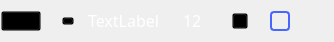
<?xml version="1.0" encoding="UTF-8"?>
<ui version="4.0">
 <class>PGChannelGroup</class>
 <widget class="QWidget" name="PGChannelGroup">
  <property name="geometry">
   <rect>
    <x>0</x>
    <y>0</y>
    <width>334</width>
    <height>40</height>
   </rect>
  </property>
  <property name="sizePolicy">
   <sizepolicy hsizetype="Maximum" vsizetype="Maximum">
    <horstretch>0</horstretch>
    <verstretch>0</verstretch>
   </sizepolicy>
  </property>
  <property name="maximumSize">
   <size>
    <width>16777215</width>
    <height>16777215</height>
   </size>
  </property>
  <property name="windowTitle">
   <string>Form</string>
  </property>
  <property name="styleSheet">
   <string notr="true"/>
  </property>
  <layout class="QVBoxLayout" name="verticalLayout">
   <property name="spacing">
    <number>0</number>
   </property>
   <property name="leftMargin">
    <number>0</number>
   </property>
   <property name="topMargin">
    <number>0</number>
   </property>
   <property name="rightMargin">
    <number>0</number>
   </property>
   <property name="bottomMargin">
    <number>0</number>
   </property>
   <item>
    <widget class="QWidget" name="widget_2" native="true">
     <property name="sizePolicy">
      <sizepolicy hsizetype="Preferred" vsizetype="Minimum">
       <horstretch>0</horstretch>
       <verstretch>0</verstretch>
      </sizepolicy>
     </property>
     <property name="styleSheet">
      <string notr="true">QWidget[highlighted=true]
{
background: #1b1b21;
}

QWidget 
{
background: transparent;
}
QListView
{
background: #272730;
border-color:transparent;
}

QWidget[hover-property=true]
{
border:1px solid #4a64ff;
}

</string>
     </property>
     <layout class="QVBoxLayout" name="verticalLayout_2">
      <property name="spacing">
       <number>0</number>
      </property>
      <property name="leftMargin">
       <number>1</number>
      </property>
      <property name="topMargin">
       <number>0</number>
      </property>
      <property name="rightMargin">
       <number>1</number>
      </property>
      <property name="bottomMargin">
       <number>0</number>
      </property>
      <item>
       <spacer name="verticalSpacer_2">
        <property name="orientation">
         <enum>Qt::Vertical</enum>
        </property>
        <property name="sizeType">
         <enum>QSizePolicy::Preferred</enum>
        </property>
        <property name="sizeHint" stdset="0">
         <size>
          <width>20</width>
          <height>7</height>
         </size>
        </property>
       </spacer>
      </item>
      <item>
       <widget class="QWidget" name="widget" native="true">
        <property name="sizePolicy">
         <sizepolicy hsizetype="Preferred" vsizetype="Minimum">
          <horstretch>0</horstretch>
          <verstretch>0</verstretch>
         </sizepolicy>
        </property>
        <property name="maximumSize">
         <size>
          <width>16777215</width>
          <height>16777215</height>
         </size>
        </property>
        <property name="styleSheet">
         <string notr="true">

QLabel
{  
  font-family: ArialMT;
  font-size: 16px;
  font-weight: normal;
  font-style: normal;
  text-align: left;
  color: #ffffff;
/*  background-color:green;*/
  border: 0px solid red;
  margin:0px;
  padding:0px;
}

QLabel:disabled
{
	color:rgb(85,85,85);
}
</string>
        </property>
        <layout class="QHBoxLayout" name="horizontalLayout_2">
         <property name="spacing">
          <number>0</number>
         </property>
         <property name="leftMargin">
          <number>0</number>
         </property>
         <property name="topMargin">
          <number>0</number>
         </property>
         <property name="rightMargin">
          <number>0</number>
         </property>
         <property name="bottomMargin">
          <number>0</number>
         </property>
         <item>
          <widget class="QWidget" name="wgChannelEnableGroup" native="true">
           <property name="sizePolicy">
            <sizepolicy hsizetype="Maximum" vsizetype="Preferred">
             <horstretch>0</horstretch>
             <verstretch>0</verstretch>
            </sizepolicy>
           </property>
           <layout class="QHBoxLayout" name="horizontalLayout">
            <property name="spacing">
             <number>0</number>
            </property>
            <property name="leftMargin">
             <number>0</number>
            </property>
            <property name="topMargin">
             <number>0</number>
            </property>
            <property name="rightMargin">
             <number>0</number>
            </property>
            <property name="bottomMargin">
             <number>0</number>
            </property>
            <item>
             <widget class="adiscope::SmallOnOffSwitch" name="enableBox">
              <property name="sizePolicy">
               <sizepolicy hsizetype="Minimum" vsizetype="Fixed">
                <horstretch>0</horstretch>
                <verstretch>0</verstretch>
               </sizepolicy>
              </property>
              <property name="maximumSize">
               <size>
                <width>40</width>
                <height>20</height>
               </size>
              </property>
              <property name="checkable">
               <bool>true</bool>
              </property>
              <property name="checked">
               <bool>true</bool>
              </property>
             </widget>
            </item>
            <item>
             <spacer name="horizontalSpacer">
              <property name="orientation">
               <enum>Qt::Horizontal</enum>
              </property>
              <property name="sizeType">
               <enum>QSizePolicy::Fixed</enum>
              </property>
              <property name="sizeHint" stdset="0">
               <size>
                <width>21</width>
                <height>20</height>
               </size>
              </property>
             </spacer>
            </item>
           </layout>
          </widget>
         </item>
         <item>
          <widget class="QWidget" name="wgChannelNameGroup" native="true">
           <layout class="QHBoxLayout" name="horizontalLayout_3">
            <property name="spacing">
             <number>0</number>
            </property>
            <property name="leftMargin">
             <number>0</number>
            </property>
            <property name="topMargin">
             <number>0</number>
            </property>
            <property name="rightMargin">
             <number>0</number>
            </property>
            <property name="bottomMargin">
             <number>0</number>
            </property>
            <item>
             <spacer name="horizontalSpacer_3">
              <property name="orientation">
               <enum>Qt::Horizontal</enum>
              </property>
              <property name="sizeType">
               <enum>QSizePolicy::Preferred</enum>
              </property>
              <property name="sizeHint" stdset="0">
               <size>
                <width>0</width>
                <height>20</height>
               </size>
              </property>
             </spacer>
            </item>
            <item>
             <widget class="QPushButton" name="collapseBtn">
              <property name="sizePolicy">
               <sizepolicy hsizetype="Fixed" vsizetype="Maximum">
                <horstretch>0</horstretch>
                <verstretch>0</verstretch>
               </sizepolicy>
              </property>
              <property name="styleSheet">
               <string notr="true">QPushButton {
  max-height: 6px;
  max-width: 10px;
  border-image: url(:/icons/sba_cmb_box_arrow.svg);
}

QPushButton:checked
{
  max-height: 10px;
  max-width:  6px;
border-image: url(:/icons/sba_cmb_box_arrow_right.svg);
}



</string>
              </property>
              <property name="text">
               <string/>
              </property>
              <property name="checkable">
               <bool>true</bool>
              </property>
             </widget>
            </item>
            <item>
             <spacer name="horizontalSpacer_9">
              <property name="orientation">
               <enum>Qt::Horizontal</enum>
              </property>
              <property name="sizeType">
               <enum>QSizePolicy::Fixed</enum>
              </property>
              <property name="sizeHint" stdset="0">
               <size>
                <width>10</width>
                <height>20</height>
               </size>
              </property>
             </spacer>
            </item>
            <item>
             <widget class="QLabel" name="ChannelGroupLabel">
              <property name="sizePolicy">
               <sizepolicy hsizetype="Maximum" vsizetype="Fixed">
                <horstretch>0</horstretch>
                <verstretch>0</verstretch>
               </sizepolicy>
              </property>
              <property name="styleSheet">
               <string notr="true">border-width:0px solid transparent;
border-top: 2px solid transparent;
border-bottom: 3px solid transparent;
margin:0px;
padding:0px;
spacing:0px;
border-left:0px solid transparent;
border-right:0px solid transparent;</string>
              </property>
              <property name="text">
               <string>TextLabel</string>
              </property>
             </widget>
            </item>
            <item>
             <spacer name="horizontalSpacer_2">
              <property name="orientation">
               <enum>Qt::Horizontal</enum>
              </property>
              <property name="sizeType">
               <enum>QSizePolicy::Fixed</enum>
              </property>
              <property name="sizeHint" stdset="0">
               <size>
                <width>20</width>
                <height>20</height>
               </size>
              </property>
             </spacer>
            </item>
            <item>
             <widget class="QLabel" name="DioLabel">
              <property name="sizePolicy">
               <sizepolicy hsizetype="Maximum" vsizetype="Fixed">
                <horstretch>0</horstretch>
                <verstretch>0</verstretch>
               </sizepolicy>
              </property>
              <property name="styleSheet">
               <string notr="true"/>
              </property>
              <property name="frameShape">
               <enum>QFrame::NoFrame</enum>
              </property>
              <property name="lineWidth">
               <number>0</number>
              </property>
              <property name="midLineWidth">
               <number>0</number>
              </property>
              <property name="text">
               <string>12</string>
              </property>
              <property name="margin">
               <number>0</number>
              </property>
             </widget>
            </item>
            <item>
             <spacer name="horizontalSpacer_6">
              <property name="orientation">
               <enum>Qt::Horizontal</enum>
              </property>
              <property name="sizeType">
               <enum>QSizePolicy::Fixed</enum>
              </property>
              <property name="sizeHint" stdset="0">
               <size>
                <width>28</width>
                <height>20</height>
               </size>
              </property>
             </spacer>
            </item>
           </layout>
          </widget>
         </item>
         <item>
          <widget class="QWidget" name="wgChannelSelectionGroup" native="true">
           <layout class="QHBoxLayout" name="horizontalLayout_5">
            <property name="spacing">
             <number>0</number>
            </property>
            <property name="leftMargin">
             <number>0</number>
            </property>
            <property name="topMargin">
             <number>0</number>
            </property>
            <property name="rightMargin">
             <number>0</number>
            </property>
            <property name="bottomMargin">
             <number>0</number>
            </property>
            <item>
             <widget class="QPushButton" name="splitBtn">
              <property name="sizePolicy">
               <sizepolicy hsizetype="Maximum" vsizetype="Maximum">
                <horstretch>0</horstretch>
                <verstretch>0</verstretch>
               </sizepolicy>
              </property>
              <property name="minimumSize">
               <size>
                <width>14</width>
                <height>14</height>
               </size>
              </property>
              <property name="maximumSize">
               <size>
                <width>14</width>
                <height>14</height>
               </size>
              </property>
              <property name="styleSheet">
               <string notr="true">QPushButton {
  min-height: 14px;
  min-width: 14px;
  max-width: 14px;
  max-height: 14px;
  border-image: url(:/icons/redX.svg);
}

</string>
              </property>
              <property name="text">
               <string/>
              </property>
             </widget>
            </item>
            <item>
             <spacer name="horizontalSpacer_8">
              <property name="orientation">
               <enum>Qt::Horizontal</enum>
              </property>
              <property name="sizeType">
               <enum>QSizePolicy::Fixed</enum>
              </property>
              <property name="sizeHint" stdset="0">
               <size>
                <width>20</width>
                <height>20</height>
               </size>
              </property>
             </spacer>
            </item>
            <item>
             <widget class="QCheckBox" name="selectBox">
              <property name="sizePolicy">
               <sizepolicy hsizetype="Maximum" vsizetype="Maximum">
                <horstretch>0</horstretch>
                <verstretch>0</verstretch>
               </sizepolicy>
              </property>
              <property name="styleSheet">
               <string notr="true">QCheckBox
{
  spacing: 0px;
}
QCheckBox:indicator
{
height: 16px;
width: 16px;
border-radius:4px;
border: 2px solid #4a64ff;
}

QCheckBox:indicator:checked
{
background:#4a64ff;
}</string>
              </property>
              <property name="text">
               <string/>
              </property>
              <property name="checked">
               <bool>false</bool>
              </property>
             </widget>
            </item>
            <item>
             <spacer name="horizontalSpacer_5">
              <property name="orientation">
               <enum>Qt::Horizontal</enum>
              </property>
              <property name="sizeType">
               <enum>QSizePolicy::Fixed</enum>
              </property>
              <property name="sizeHint" stdset="0">
               <size>
                <width>40</width>
                <height>20</height>
               </size>
              </property>
             </spacer>
            </item>
           </layout>
          </widget>
         </item>
        </layout>
       </widget>
      </item>
      <item>
       <layout class="QVBoxLayout" name="ann_row_layout">
        <property name="spacing">
         <number>0</number>
        </property>
        <property name="topMargin">
         <number>0</number>
        </property>
       </layout>
      </item>
      <item>
       <spacer name="verticalSpacer">
        <property name="orientation">
         <enum>Qt::Vertical</enum>
        </property>
        <property name="sizeType">
         <enum>QSizePolicy::Preferred</enum>
        </property>
        <property name="sizeHint" stdset="0">
         <size>
          <width>20</width>
          <height>7</height>
         </size>
        </property>
       </spacer>
      </item>
     </layout>
    </widget>
   </item>
   <item>
    <widget class="adiscope::MenuAnim" name="subChannelWidget" native="true">
     <property name="enabled">
      <bool>true</bool>
     </property>
     <property name="sizePolicy">
      <sizepolicy hsizetype="Preferred" vsizetype="Minimum">
       <horstretch>0</horstretch>
       <verstretch>0</verstretch>
      </sizepolicy>
     </property>
     <property name="styleSheet">
      <string notr="true"/>
     </property>
     <layout class="QVBoxLayout" name="subChannelLayout">
      <property name="spacing">
       <number>0</number>
      </property>
      <property name="leftMargin">
       <number>0</number>
      </property>
      <property name="topMargin">
       <number>0</number>
      </property>
      <property name="rightMargin">
       <number>0</number>
      </property>
      <property name="bottomMargin">
       <number>0</number>
      </property>
     </layout>
    </widget>
   </item>
  </layout>
 </widget>
 <customwidgets>
  <customwidget>
   <class>adiscope::MenuAnim</class>
   <extends>QWidget</extends>
   <header>menu_anim.hpp</header>
   <container>1</container>
  </customwidget>
  <customwidget>
   <class>adiscope::SmallOnOffSwitch</class>
   <extends>QPushButton</extends>
   <header>smallOnOffSwitch.hpp</header>
  </customwidget>
 </customwidgets>
 <resources/>
 <connections/>
</ui>
